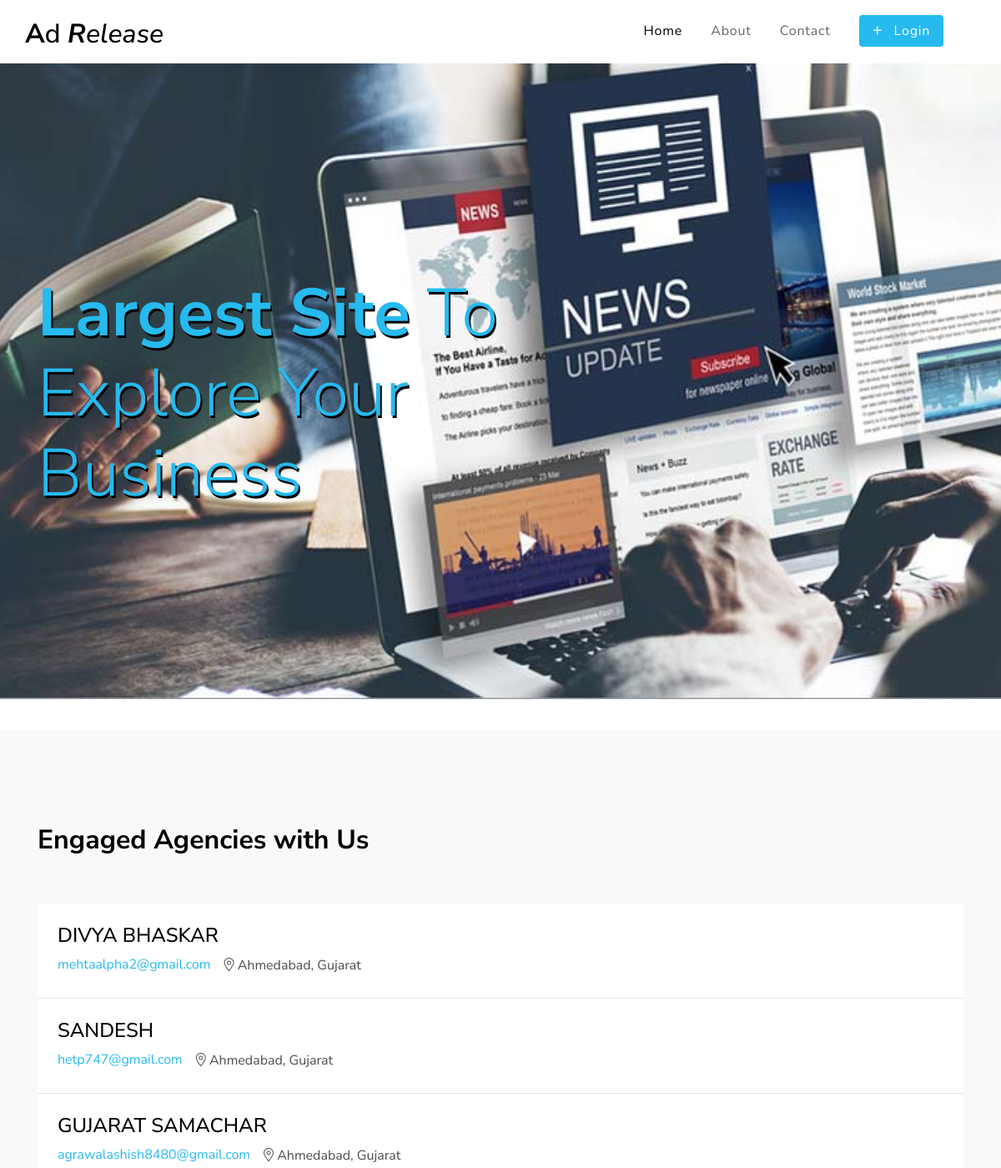
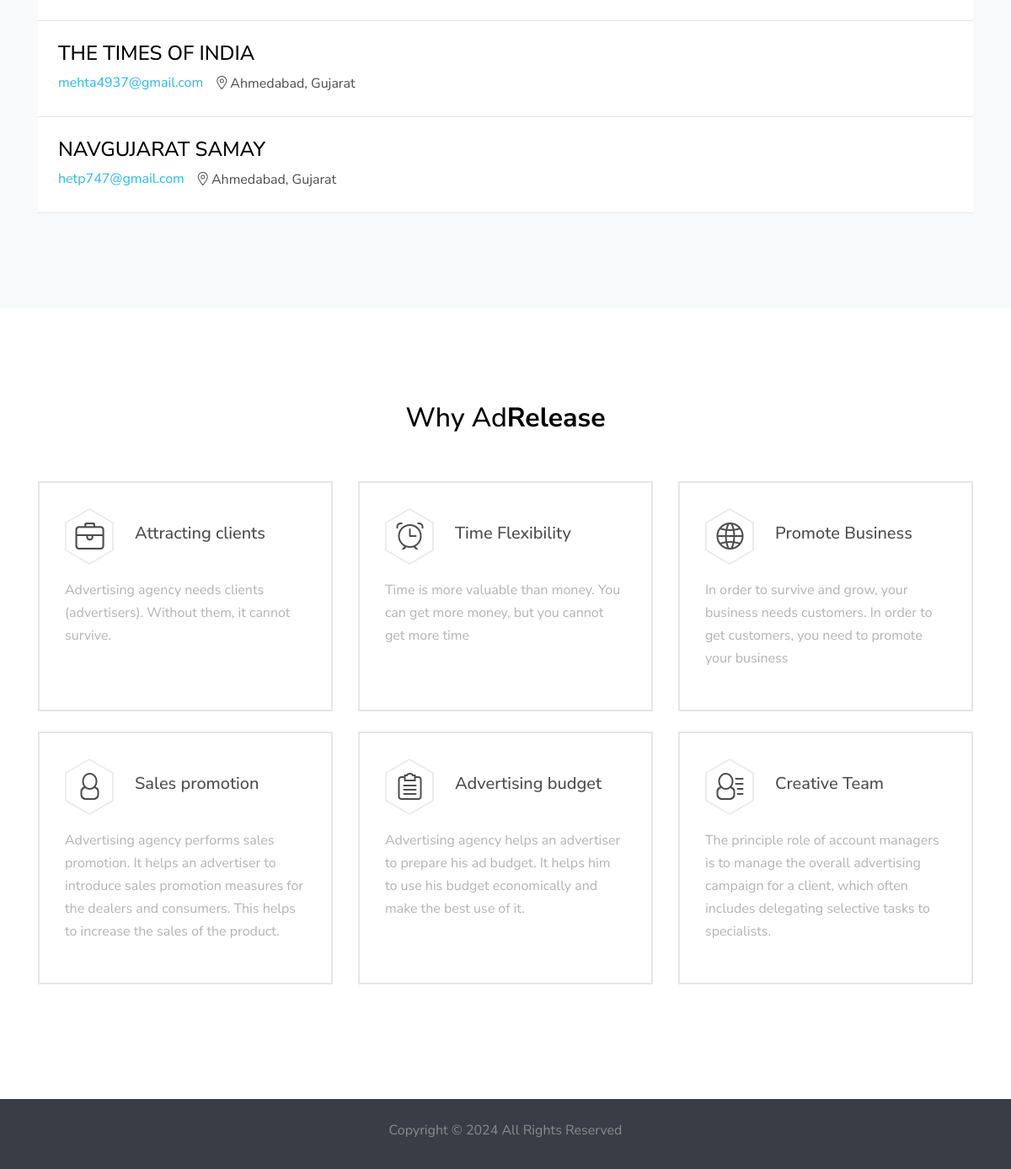
The page /User/index.php on the database its author committed (2 pictures, top to bottom).
### tables this page shows
CREATE TABLE `company` (
  `Agency_id` int(20) NOT NULL,
  `Agency_name` varchar(40) NOT NULL,
  `Email` varchar(50) NOT NULL,
  `Contact` bigint(10) NOT NULL,
  `Owner_name` varchar(40) NOT NULL,
  `Established_date` date NOT NULL,
  `Address` varchar(50) NOT NULL,
  `City` varchar(40) NOT NULL,
  `State` varchar(40) NOT NULL,
  `Request_date` date NOT NULL,
  `Password` varchar(40) NOT NULL,
  `Status` varchar(50) NOT NULL
);

### User/index.php (the view, shortened to what this page needs)
<?php
include 'connection.php';
$con->query("insert into views(view)values('1')");
$companies = $con->query("select * from company");
?>
<!DOCTYPE html>
<html lang="en">
  <head>
    <link rel="stylesheet" href="fonts/icomoon/style.css">
    <link rel="stylesheet" href="css/bootstrap.min.css">
    <link rel="stylesheet" href="css/magnific-popup.css">
    <link rel="stylesheet" href="css/jquery-ui.css">
    <link rel="stylesheet" href="css/owl.carousel.min.css">
    <link rel="stylesheet" href="css/owl.theme.default.min.css">
    <link rel="stylesheet" href="css/bootstrap-datepicker.css">
    <link rel="stylesheet" href="css/animate.css">
    <link rel="stylesheet" href="fonts/flaticon/font/flaticon.css">
    <link rel="stylesheet" href="css/fl-bigmug-line.css">
    <link rel="stylesheet" href="css/aos.css">
    <link rel="stylesheet" href="css/style.css">
  </head>
  <body>
  <div class="site-wrap">
   <?php include'common/header.php';?>
    <div class="site-blocks-cover" style="background-image: url(images/ad3.jpg);" data-aos="fade" data-stellar-background-ratio="0.5">
      <div class="container">
        <div class="row row-custom align-items-center">
          <div class="col-md-10">
            <h1  style="color: #26baee !important;text-shadow: 2px 3px black"class="mb-2 text-black w-75" ><span class="font-weight-bold" >Largest Site</span> To Explore Your Business</h1>
          </div>
        </div>
      </div>
    </div>
    <div class="site-section bg-light">
      <div class="container">
        <div class="row justify-content-start text-left mb-5">
          <div class="col-md-9" data-aos="fade">
            <h2 class="font-weight-bold text-black" >Engaged Agencies with Us</h2>
          </div>
        </div>
        <?php
          while($com = $companies->fetch_object())
          {
              ?>
                 <div class="row" data-aos="fade">
         <div class="col-md-12">
           <div class="job-post-item bg-white p-4 d-block d-md-flex align-items-center">
              <div class="mb-4 mb-md-0 mr-5">
               <div class="job-post-item-header d-flex align-items-center">
                 <h2 class="mr-3 text-black h4"><?php echo strtoupper($com->Agency_name);?></h2>
               </div>
               <div class="job-post-item-body d-block d-md-flex">
                 <div class="mr-3"><span class="fl-"></span> <a href="#"><?php echo $com->Email;?></a></div>
                 <div><span class="fl-bigmug-line-big104"></span> <span><?php echo $com->City;?>, <?php echo $com->State;?></span></div>
               </div>
              </div>
           </div>
         </div>
        </div>
              <?php
          }
        ?>
      </div>
    </div>
    <div class="site-section">
      <div class="container">
        <div class="row justify-content-center text-center mb-5">
          <div class="col-md-6" data-aos="fade" >
            <h2 class="text-black">Why Ad<strong>Release</strong> </h2>
          </div>
        </div>
        <div class="row hosting">
          <div class="col-md-6 col-lg-4 mb-5 mb-lg-4" data-aos="fade" data-aos-delay="100">
            <div class="unit-3 h-100 bg-white">
              <div class="d-flex align-items-center mb-3 unit-3-heading">
                <div class="unit-3-icon-wrap mr-4">
                  <svg class="unit-3-svg" xmlns="http://www.w3.org/2000/svg" width="59px" height="68px">
                    <path fill-rule="evenodd" stroke-width="2px" stroke-linecap="butt" stroke-linejoin="miter" fill="none" d="M29.000,66.000 L1.012,49.750 L1.012,17.250 L29.000,1.000 L56.988,17.250 L56.988,49.750 L29.000,66.000 Z"></path>
                  </svg><span class="unit-3-icon icon fl-bigmug-line-portfolio23"></span>
                </div>
                <h2 class="h5">Attracting clients</h2>
              </div>
              <div class="unit-3-body">
                <p>Advertising agency needs clients (advertisers). Without them, it cannot survive. </p>
              </div>
            </div>
          </div>
          <div class="col-md-6 col-lg-4 mb-5 mb-lg-4" data-aos="fade" data-aos-delay="200">
            <div class="unit-3 h-100 bg-white">
              <div class="d-flex align-items-center mb-3 unit-3-heading">
                <div class="unit-3-icon-wrap mr-4">
                  <svg class="unit-3-svg" xmlns="http://www.w3.org/2000/svg" width="59px" height="68px">
                    <path fill-rule="evenodd" stroke-width="2px" stroke-linecap="butt" stroke-linejoin="miter" fill="none" d="M29.000,66.000 L1.012,49.750 L1.012,17.250 L29.000,1.000 L56.988,17.250 L56.988,49.750 L29.000,66.000 Z"></path>
                  </svg><span class="unit-3-icon icon fl-bigmug-line-alarm31"></span>
                </div>
                <h2 class="h5">Time Flexibility</h2>
              </div>
              <div class="unit-3-body">
                <p>Time is more valuable than money. You can get more money, but you cannot get more time</p>
              </div>
            </div>
          </div>
          <div class="col-md-6 col-lg-4 mb-5 mb-lg-4" data-aos="fade" data-aos-delay="300">
            <div class="unit-3 h-100 bg-white">
              <div class="d-flex align-items-center mb-3 unit-3-heading">
                <div class="unit-3-icon-wrap mr-4">
                  <svg class="unit-3-svg" xmlns="http://www.w3.org/2000/svg" width="59px" height="68px">
                    <path fill-rule="evenodd" stroke-width="2px" stroke-linecap="butt" stroke-linejoin="miter" fill="none" d="M29.000,66.000 L1.012,49.750 L1.012,17.250 L29.000,1.000 L56.988,17.250 L56.988,49.750 L29.000,66.000 Z"></path>
                  </svg><span class="unit-3-icon icon fl-bigmug-line-planetary2"></span>
                </div>
                <h2 class="h5">Promote Business</h2>
              </div>
              <div class="unit-3-body">
                <p>In order to survive and grow, your business needs customers. In order to get customers, you need to promote your business</p>
              </div>
            </div>
          </div>
          <div class="col-md-6 col-lg-4 mb-5 mb-lg-4" data-aos="fade" data-aos-delay="400">
            <div class="unit-3 h-100 bg-white">
              <div class="d-flex align-items-center mb-3 unit-3-heading">
                <div class="unit-3-icon-wrap mr-4">
                  <svg class="unit-3-svg" xmlns="http://www.w3.org/2000/svg" width="59px" height="68px">
                    <path fill-rule="evenodd" stroke-width="2px" stroke-linecap="butt" stroke-linejoin="miter" fill="none" d="M29.000,66.000 L1.012,49.750 L1.012,17.250 L29.000,1.000 L56.988,17.250 L56.988,49.750 L29.000,66.000 Z"></path>
                  </svg><span class="unit-3-icon icon fl-bigmug-line-user144"></span>
                </div>
                <h2 class="h5">Sales promotion</h2>
              </div>
              <div class="unit-3-body">
                <p>Advertising agency performs sales promotion. It helps an advertiser to introduce sales promotion measures for the dealers and consumers. This helps to increase the sales of the product.</p>
              </div>
            </div>
          </div>
          <div class="col-md-6 col-lg-4 mb-5 mb-lg-4" data-aos="fade" data-aos-delay="500">
            <div class="unit-3 h-100 bg-white">
              <div class="d-flex align-items-center mb-3 unit-3-heading">
                <div class="unit-3-icon-wrap mr-4">
                  <svg class="unit-3-svg" xmlns="http://www.w3.org/2000/svg" width="59px" height="68px">
                    <path fill-rule="evenodd" stroke-width="2px" stroke-linecap="butt" stroke-linejoin="miter" fill="none" d="M29.000,66.000 L1.012,49.750 L1.012,17.250 L29.000,1.000 L56.988,17.250 L56.988,49.750 L29.000,66.000 Z"></path>
                  </svg><span class="unit-3-icon icon fl-bigmug-line-clipboard68"></span>
                </div>
                <h2 class="h5">Advertising budget</h2>
              </div>
              <div class="unit-3-body">
                <p>Advertising agency helps an advertiser to prepare his ad budget. It helps him to use his budget economically and make the best use of it.</p>
              </div>
            </div>
          </div>
          <div class="col-md-6 col-lg-4 mb-5 mb-lg-4" data-aos="fade" data-aos-delay="600">
            <div class="unit-3 h-100 bg-white">
              <div class="d-flex align-items-center mb-3 unit-3-heading">
                <div class="unit-3-icon-wrap mr-4">
                  <svg class="unit-3-svg" xmlns="http://www.w3.org/2000/svg" width="59px" height="68px">
                    <path fill-rule="evenodd" stroke-width="2px" stroke-linecap="butt" stroke-linejoin="miter" fill="none" d="M29.000,66.000 L1.012,49.750 L1.012,17.250 L29.000,1.000 L56.988,17.250 L56.988,49.750 L29.000,66.000 Z"></path>
                  </svg><span class="unit-3-icon icon fl-bigmug-line-user143"></span>
                </div>
                <h2 class="h5">Creative Team </h2>
              </div>
              <div class="unit-3-body">
                <p>The principle role of account managers is to manage the overall advertising campaign for a client, which often includes delegating selective tasks to specialists. </p>
              </div>
            </div>
          </div>
        </div>
      </div>
    </div>
   <?php include'common/footer.php';?>
  </div>
  </body>
</html>

### User/common/header.php (shortened to what this page needs)
<header class="site-navbar py-1" role="banner">
     <div class="container">
       <div class="row align-items-center">
         <div>
           <h1 class="mb-0"><a class="text-black h2 mb-0"><b>A</b>d <i><b>R</b>elease</i></a></h1>
         </div>
         <div class="col-10 col-xl-10 d-none d-xl-block">
           <nav class="site-navigation text-right" role="navigation">
             <ul class="site-menu js-clone-nav mr-auto d-none d-lg-block" id="menu">
               <li class="active"><a href="index.php">Home</a></li>
               <li><a href="about.php">About</a></li>
               <li><a href="contact.php">Contact</a></li>
               <?php
                 if(isset($_SESSION["userid"]))
                 {
                   ?>
                   <li><a href="postad.php">Post Advertisement</a></li>
                   <li><a href="feedback.php">Feedback</a></li>
                   <li><a href="myorders.php">My Orders</a></li>
                   <li><a href="logout.php"><span class="rounded bg-primary py-2 px-3 text-white"><span class="h5 mr-2">+</span> Logout</span></a></li>
                   <?php
                 }
                 else
                 {
                   ?>
                   <li><a href="login.php">
                   <span class="rounded bg-primary py-2 px-3 text-white"><span class="h5 mr-2">+</span> Login</span></a></li>
                   <?php
                 }
               ?>
             </ul>
           </nav>
         </div>
         <div class="col-6 col-xl-2 text-right d-block">
         </div>
       </div>
     </div>
   </header>

### User/common/footer.php
<footer class="site-footer">
     <div class="container">
       <div class="row pt-1 mt-1 text-center">
         <div class="col-md-12">
           <p>
           Copyright &copy; <script data-cfasync="false" src="/cdn-cgi/scripts/5c5dd728/cloudflare-static/email-decode.min.js"></script><script>document.write(new Date().getFullYear());</script> All Rights Reserved </a>
           </p>
         </div>
       </div>
     </div>
   </footer>

### User/css/fl-bigmug-line.css (style rules this page uses)
.fl-bigmug-line-ico, [class^="fl-bigmug-line-"]:before, [class*=" fl-bigmug-line-"]:before, [class^="fl-bigmug-line-"]:after, [class*=" fl-bigmug-line-"]:after { font-family: 'fl-bigmug-line'; font-size: inherit; font-weight: 400; font-style: normal; -webkit-font-smoothing: antialiased; -moz-osx-font-smoothing: grayscale; }
.fl-bigmug-line-alarm31:before { content: "\e004"; }
.fl-bigmug-line-big104:before { content: "\e00b"; }
.fl-bigmug-line-clipboard68:before { content: "\e01d"; }
.fl-bigmug-line-planetary2:before { content: "\e088"; }
.fl-bigmug-line-portfolio23:before { content: "\e08a"; }
.fl-bigmug-line-user143:before { content: "\e0d0"; }
.fl-bigmug-line-user144:before { content: "\e0d1"; }

### User/css/style.css (style rules this page uses)
body { line-height: 1.7; color: #4d4d4d; font-weight: 400; font-size: 1rem; font-family: "Roboto Mono", SFMono-Regular, Menlo, Monaco, Consolas, "Liberation Mono", "Courier New", monospace; font-family: "Nunito Sans", -apple-system, BlinkMacSystemFont, "Segoe UI", Roboto, "Helvetica Neue", Arial, sans-serif, "Apple Color Emoji", "Segoe UI Emoji", "Segoe UI Symbol", "Noto Color Emoji"; }
a { -webkit-transition: .3s all ease; -o-transition: .3s all ease; transition: .3s all ease; }
.text-black { color: #000 !important; }
.site-wrap:before { -webkit-transition: .3s all ease-in-out; -o-transition: .3s all ease-in-out; transition: .3s all ease-in-out; background: rgba(0, 0, 0, 0.6); content: ""; position: absolute; z-index: 2000; top: 0; left: 0; right: 0; bottom: 0; opacity: 0; visibility: hidden; }
.site-section { padding: 3em 0; }
@media (min-width: 768px) { .site-section { padding: 7em 0; } }
.site-footer { padding: 1em 0; background: #393e46; color: rgba(255, 255, 255, 0.4); }
.site-navbar { margin-bottom: 0px; width: 100%; border-bottom: none; z-index: 2; position: relative; }
.site-navbar .site-navigation .site-menu { margin-bottom: 0; margin-left: 0; padding-left: 0; }
.site-navbar .site-navigation .site-menu .active > a { color: #000; }
.site-navbar .site-navigation .site-menu a { text-decoration: none !important; display: inline-block; }
.site-navbar .site-navigation .site-menu > li { display: inline-block; padding: 10px 5px; }
.site-navbar .site-navigation .site-menu > li > a { padding: 10px 10px; letter-spacing: .05em; color: rgba(0, 0, 0, 0.6); text-decoration: none !important; }
.site-navbar .site-navigation .site-menu > li:last-child { padding-right: 0; }
.site-navbar .site-navigation .site-menu > li:last-child > a { padding-right: 0; }
.site-mobile-menu .site-nav-wrap { padding: 0; margin: 0; list-style: none; position: relative; }
.site-mobile-menu .site-nav-wrap a { padding: 10px 20px; display: block; position: relative; color: #212529; }
.site-mobile-menu .site-nav-wrap li { position: relative; display: block; }
.site-mobile-menu .site-nav-wrap li.active > a { color: #26baee; }
.site-mobile-menu .site-nav-wrap > li { display: block; position: relative; float: left; width: 100%; }
.site-mobile-menu .site-nav-wrap > li > a { padding-left: 20px; font-size: 20px; }
.site-blocks-cover { background-size: cover; background-repeat: no-repeat; background-position: top; }
.site-blocks-cover, .site-blocks-cover .row-custom { min-height: 600px; height: calc(100vh); }
.site-blocks-cover h1 { font-weight: 900; color: #fff; font-size: 3rem; }
@media (min-width: 768px) { .site-blocks-cover h1 { font-size: 5rem; font-weight: 300; line-height: 1.2; } }
.unit-3 { padding: 30px; border: 2px solid #e6e6e6; position: relative; -webkit-transition: .3s all ease; -o-transition: .3s all ease; transition: .3s all ease; }
.unit-3 .unit-3-heading, .unit-3 .unit-3-body { position: relative; z-index: 2; }
.unit-3 .unit-3-icon-wrap { position: relative; height: 68px; width: 59px; -webkit-box-flex: 0; -ms-flex: 0 0 59px; flex: 0 0 59px; }
.unit-3 .unit-3-svg { position: absolute; stroke: #e9ecef; -webkit-transition: .3s all ease; -o-transition: .3s all ease; transition: .3s all ease; }
.unit-3 .unit-3-icon { position: absolute; top: 50%; left: 50%; font-size: 2rem; -webkit-transform: translate(-50%, -50%); -ms-transform: translate(-50%, -50%); transform: translate(-50%, -50%); -webkit-transition: .3s all ease; -o-transition: .3s all ease; transition: .3s all ease; }
.unit-3 p { color: #b3b3b3; }
.job-post-item { background: #fff; position: relative; -webkit-transition: .1s all ease; -o-transition: .1s all ease; transition: .1s all ease; top: 0; z-index: 1; border-bottom: 1px solid rgba(0, 0, 0, 0.1); }

### rows shown on the page
company: Agency_name "DIVYA BHASKAR", Email "mehtaalpha2@gmail.com", City "Ahmedabad", State "Gujarat"
company: Agency_name "SANDESH", Email "hetp747@gmail.com", City "Ahmedabad", State "Gujarat"
company: Agency_name "GUJARAT SAMACHAR", Email "agrawalashish8480@gmail.com", City "Ahmedabad", State "Gujarat"
company: Agency_name "THE TIMES OF INDIA", Email "mehta4937@gmail.com", City "Ahmedabad", State "Gujarat"
company: Agency_name "NAVGUJARAT SAMAY", Email "hetp747@gmail.com", City "Ahmedabad", State "Gujarat"
